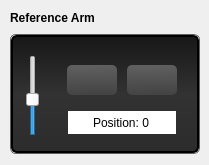
                  <widget class="QFrame" name="frame_17">
                   <property name="minimumSize">
                    <size>
                     <width>0</width>
                     <height>165</height>
                    </size>
                   </property>
                   <property name="maximumSize">
                    <size>
                     <width>16777215</width>
                     <height>210</height>
                    </size>
                   </property>
                   <property name="styleSheet">
                    <string notr="true">border: none;</string>
                   </property>
                   <property name="frameShape">
                    <enum>QFrame::StyledPanel</enum>
                   </property>
                   <property name="frameShadow">
                    <enum>QFrame::Raised</enum>
                   </property>
                   <widget class="QLabel" name="label_23">
                    <property name="geometry">
                     <rect>
                      <x>10</x>
                      <y>10</y>
                      <width>161</width>
                      <height>16</height>
                     </rect>
                    </property>
                    <property name="font">
                     <font>
                      <weight>75</weight>
                      <bold>true</bold>
                     </font>
                    </property>
                    <property name="styleSheet">
                     <string notr="true">border: none;</string>
                    </property>
                    <property name="text">
                     <string>Reference Arm</string>
                    </property>
                   </widget>
                   <widget class="QFrame" name="frame_white_border_16">
                    <property name="geometry">
                     <rect>
                      <x>10</x>
                      <y>34</y>
                      <width>190</width>
                      <height>120</height>
                     </rect>
                    </property>
                    <property name="minimumSize">
                     <size>
                      <width>190</width>
                      <height>100</height>
                     </size>
                    </property>
                    <property name="maximumSize">
                     <size>
                      <width>190</width>
                      <height>140</height>
                     </size>
                    </property>
                    <property name="styleSheet">
                     <string notr="true">QFrame {
    border: 1px solid rgb(95, 95, 95);
    border-radius: 6px;
}</string>
                    </property>
                    <property name="frameShape">
                     <enum>QFrame::StyledPanel</enum>
                    </property>
                    <property name="frameShadow">
                     <enum>QFrame::Raised</enum>
                    </property>
                    <property name="lineWidth">
                     <number>1</number>
                    </property>
                    <layout class="QGridLayout" name="gridLayout_22" rowstretch="0" columnstretch="0">
                     <property name="sizeConstraint">
                      <enum>QLayout::SetDefaultConstraint</enum>
                     </property>
                     <property name="margin">
                      <number>0</number>
                     </property>
                     <property name="spacing">
                      <number>0</number>
                     </property>
                     <item row="0" column="0">
                      <widget class="QFrame" name="frame_button_bar_11">
                       <property name="minimumSize">
                        <size>
                         <width>0</width>
                         <height>0</height>
                        </size>
                       </property>
                       <property name="maximumSize">
                        <size>
                         <width>16777215</width>
                         <height>16777215</height>
                        </size>
                       </property>
                       <property name="styleSheet">
                        <string notr="true">QFrame {
  background: rgb(29, 29, 29);
    border-style: solid;
    border: 2px solid #000000;
    border-radius: 6px;

background-color: qlineargradient(spread:pad, x1:0, y1:0, x2:0, y2:1, stop:0 rgba(23, 23, 23, 255), stop:0.497561 rgba(50, 50, 50, 255), stop:1 rgba(44, 44, 44, 255));
}</string>
                       </property>
                       <property name="frameShape">
                        <enum>QFrame::StyledPanel</enum>
                       </property>
                       <property name="frameShadow">
                        <enum>QFrame::Raised</enum>
                       </property>
                       <property name="lineWidth">
                        <number>1</number>
                       </property>
                       <widget class="QSlider" name="verticalSlider_17">
                        <property name="geometry">
                         <rect>
                          <x>14</x>
                          <y>20</y>
                          <width>16</width>
                          <height>81</height>
                         </rect>
                        </property>
                        <property name="maximum">
                         <number>999</number>
                        </property>
                        <property name="value">
                         <number>444</number>
                        </property>
                        <property name="orientation">
                         <enum>Qt::Vertical</enum>
                        </property>
                       </widget>
                       <widget class="QPushButton" name="pushButton_54">
                        <property name="geometry">
                         <rect>
                          <x>116</x>
                          <y>30</y>
                          <width>50</width>
                          <height>30</height>
                         </rect>
                        </property>
                        <property name="minimumSize">
                         <size>
                          <width>20</width>
                          <height>20</height>
                         </size>
                        </property>
                        <property name="maximumSize">
                         <size>
                          <width>130</width>
                          <height>100</height>
                         </size>
                        </property>
                        <property name="font">
                         <font>
                          <pointsize>10</pointsize>
                          <weight>75</weight>
                          <bold>true</bold>
                         </font>
                        </property>
                        <property name="styleSheet">
                         <string notr="true">QPushButton:hover
{
    border: 1px solid #78879b;
    color: silver;
}

QPushButton
{
    border-color: rgb(0,0,0);
}

QPushButton {
background-color: qlineargradient(spread:pad, x1:0.546341, y1:1, x2:0.512195, y2:0, stop:0 rgba(67, 67, 67, 255), stop:1 rgba(96, 96, 96, 255));
border-radius: 5px;
}</string>
                        </property>
                        <property name="text">
                         <string/>
                        </property>
                        <property name="icon">
                         <iconset resource="grey_icons.qrc">
                          <normaloff>:/greys/images/grey_icons/10pc_gray_pure_down.svg</normaloff>:/greys/images/grey_icons/10pc_gray_pure_down.svg</iconset>
                        </property>
                        <property name="iconSize">
                         <size>
                          <width>14</width>
                          <height>14</height>
                         </size>
                        </property>
                       </widget>
                       <widget class="QSpinBox" name="spinBox_43">
                        <property name="geometry">
                         <rect>
                          <x>57</x>
                          <y>76</y>
                          <width>108</width>
                          <height>23</height>
                         </rect>
                        </property>
                        <property name="alignment">
                         <set>Qt::AlignCenter</set>
                        </property>
                        <property name="buttonSymbols">
                         <enum>QAbstractSpinBox::NoButtons</enum>
                        </property>
                        <property name="suffix">
                         <string/>
                        </property>
                        <property name="prefix">
                         <string>Position: </string>
                        </property>
                        <property name="maximum">
                         <number>10000</number>
                        </property>
                       </widget>
                       <widget class="QPushButton" name="pushButton_55">
                        <property name="geometry">
                         <rect>
                          <x>56</x>
                          <y>30</y>
                          <width>50</width>
                          <height>30</height>
                         </rect>
                        </property>
                        <property name="minimumSize">
                         <size>
                          <width>20</width>
                          <height>20</height>
                         </size>
                        </property>
                        <property name="maximumSize">
                         <size>
                          <width>130</width>
                          <height>100</height>
                         </size>
                        </property>
                        <property name="font">
                         <font>
                          <pointsize>10</pointsize>
                          <weight>75</weight>
                          <bold>true</bold>
                         </font>
                        </property>
                        <property name="styleSheet">
                         <string notr="true">QPushButton:hover
{
    border: 1px solid #78879b;
    color: silver;
}

QPushButton
{
    border-color: rgb(0,0,0);
}

QPushButton {
background-color: qlineargradient(spread:pad, x1:0.546341, y1:1, x2:0.512195, y2:0, stop:0 rgba(67, 67, 67, 255), stop:1 rgba(96, 96, 96, 255));
border-radius: 5px;
}</string>
                        </property>
                        <property name="text">
                         <string/>
                        </property>
                        <property name="icon">
                         <iconset resource="grey_icons.qrc">
                          <normaloff>:/greys/images/grey_icons/10pc_gray_pure_up.svg</normaloff>:/greys/images/grey_icons/10pc_gray_pure_up.svg</iconset>
                        </property>
                        <property name="iconSize">
                         <size>
                          <width>14</width>
                          <height>14</height>
                         </size>
                        </property>
                       </widget>
                      </widget>
                     </item>
                    </layout>
                   </widget>
                  </widget>
